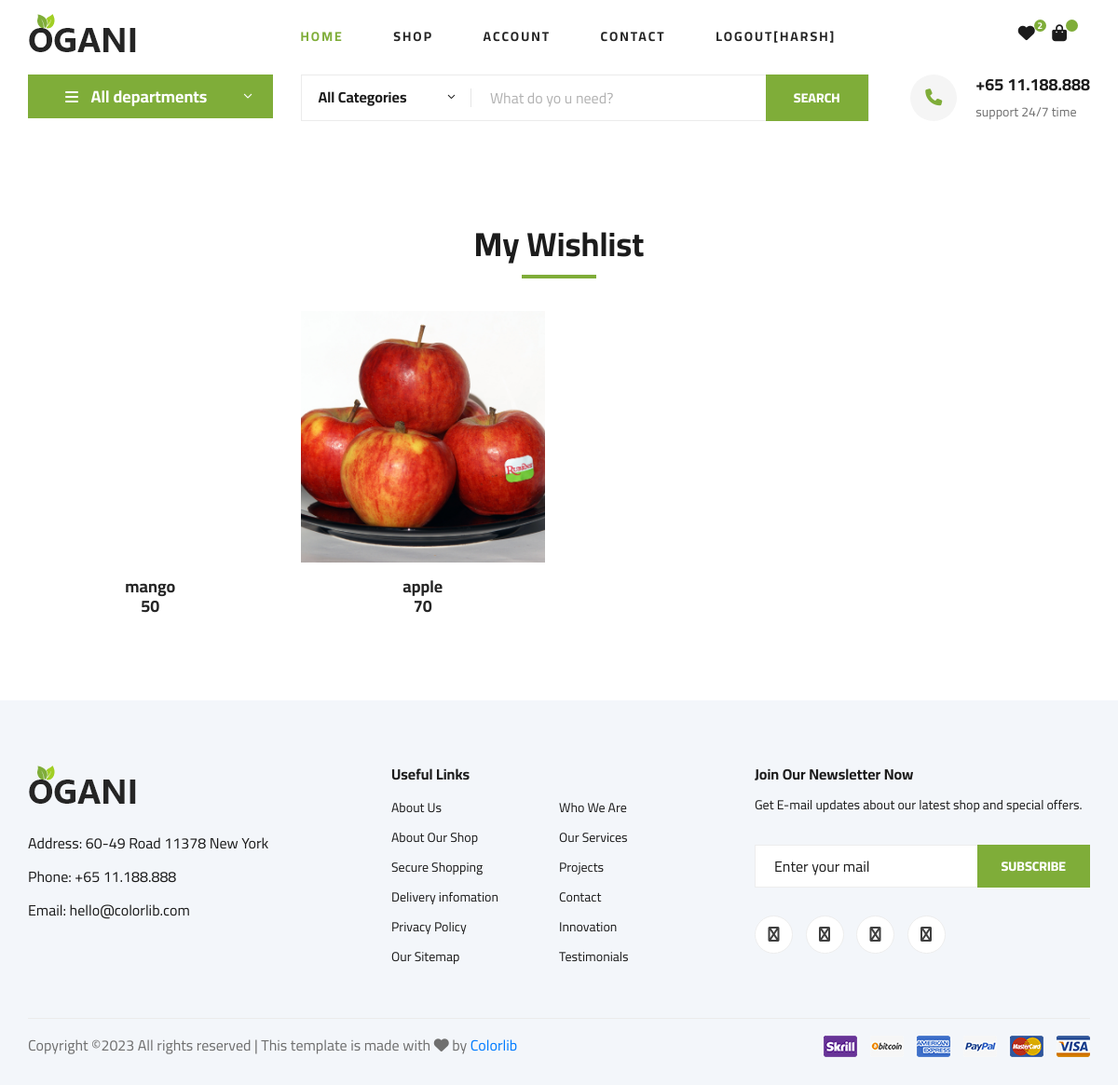
The page /wishlist/ (signed in) on the database its author committed.
### ecommerce/models.py (models this page shows, shortened)
class User(models.Model):
    fname=models.CharField(max_length=100)
    lname=models.CharField(max_length=100)
    email=models.EmailField()
    mobile=models.PositiveIntegerField()
    address=models.TextField()
    password=models.CharField(max_length=100)
    usertype=models.CharField(max_length=100,default="buyer")

class Wishlist(models.Model):
    user=models.ForeignKey(User,on_delete=models.CASCADE)
    product=models.ForeignKey(Product,on_delete=models.CASCADE)
    date=models.DateTimeField(default=timezone.now)

class Product(models.Model):
    seller=models.ForeignKey(User,on_delete=models.CASCADE)
    product_name=models.CharField(max_length=100)
    product_price=models.PositiveIntegerField()
    product_desc=models.TextField()
    product_image=models.ImageField(upload_to="product_image/")

### ecommerce/views.py (the view)
# urls.py: path('wishlist/',views.wishlist,name="wishlist"),
def wishlist(request):
	user=User.objects.get(email=request.session['email'])
	wishlists=Wishlist.objects.filter(user=user)
	request.session['wishlist_count']=len(wishlists)
	return render(request,'wishlist.html',{'wishlists':wishlists})

### ecommerce/templates/wishlist.html (shortened to what this page needs)
{% extends 'header.html' %}
{% load static %}
{% block content %}
<!DOCTYPE html>
<html lang="zxx">
<head>
</head>
<body>
    <section class="featured spad">
        <div class="container">
            <div class="row">
                <div class="col-lg-12">
                    <div class="section-title">
                        <h2>My Wishlist</h2>
                    </div>
                </div>
            </div>
            <div class="row featured__filter">
                {% for i in wishlists %}
                <div class="col-lg-3 col-md-4 col-sm-6 mix oranges fresh-meat">
                    <div class="featured__item">
                        <div class="featured__item__pic set-bg" data-setbg="{{i.product.product_image.url}}">
                        </div>
                        <div class="featured__item__text">
                            <h5>{{i.product.product_name}}</h5>
                            <h5>{{i.product.product_price}}</h5>
                        </div>
                    </div>
                </div>
                {% endfor %}
            </div>
        </div>
    </section>
</body>
</html>
{% endblock %}

### ecommerce/templates/header.html (shortened to what this page needs)
{% load static %}
<!DOCTYPE html>
<html lang="zxx">
<head>
    <link rel="stylesheet" href="{% static 'css/bootstrap.min.css' %}" type="text/css">
    <link rel="stylesheet" href="{% static 'css/font-awesome.min.css' %}" type="text/css">
    <link rel="stylesheet" href="{% static 'css/elegant-icons.css' %}" type="text/css">
    <link rel="stylesheet" href="{% static 'css/nice-select.css' %}" type="text/css">
    <link rel="stylesheet" href="{% static 'css/jquery-ui.min.css' %}" type="text/css">
    <link rel="stylesheet" href="{% static 'css/owl.carousel.min.css' %}" type="text/css">
    <link rel="stylesheet" href="{% static 'css/slicknav.min.css' %}" type="text/css">
    <link rel="stylesheet" href="{% static 'css/style.css' %}" type="text/css">
    <link rel="stylesheet" href="https://cdnjs.cloudflare.com/ajax/libs/font-awesome/6.4.2/css/all.min.css" />
</head>
<body>
    <header class="header">
        <div class="container">
            <div class="row">
                <div class="col-lg-3">
                    <div class="header__logo">
                        <a href="/"><img src="{% static 'img/logo.png' %}" alt=""></a>
                    </div>
                </div>
                <div class="col-lg-7">
                    <nav class="header__menu">
                        <ul>
                            <li class="active"><a href="/">Home</a></li>
                            <li><a href="{% url 'shop-grid' %}">Shop</a></li>
                            <li><a href="#">Account</a>
                            </li>
                            <li><a href="{% url 'contact' %}">Contact</a></li>
                            {% if request.session.email %}
                                <li><a href="{% url 'logout' %}">Logout[{{request.session.fname}}]</a></li>
                            {% else %}
                                <li><a href="{% url 'signup' %}">Signup</a></li>
                                <li><a href="{% url 'login' %}">Login</a></li>
                            {% endif %}
                        </ul>
                    </nav>
                </div>
                <div class="col-lg-2">
                    <div class="header__cart">
                        <ul>
                            {% if request.session.email %}
                                <li><a href="{% url 'wishlist' %}"><i class="fa fa-heart"></i> <span>{{request.session.wishlist_count}}</span></a></li>
                                <li><a href="{% url 'cart' %}"><i class="fa fa-shopping-bag"></i> <span>{{request.session.cart_count}}</span></a></li>
                            {% endif %}
                        </ul>
                    </div>
                </div>
            </div>
        </div>
    </header>
    <section class="hero hero-normal">
        <div class="container">
            <div class="row">
                <div class="col-lg-3">
                    <div class="hero__categories">
                        <div class="hero__categories__all">
                            <i class="fa fa-bars"></i>
                            <span>All departments</span>
                        </div>
                    </div>
                </div>
                <div class="col-lg-9">
                    <div class="hero__search">
                        <div class="hero__search__form">
                            <form action="#">
                                <div class="hero__search__categories">
                                    All Categories
                                    <span class="arrow_carrot-down"></span>
                                </div>
                                <input type="text" placeholder="What do yo u need?">
                                <button type="submit" class="site-btn">SEARCH</button>
                            </form>
                        </div>
                        <div class="hero__search__phone">
                            <div class="hero__search__phone__icon">
                                <i class="fa fa-phone"></i>
                            </div>
                            <div class="hero__search__phone__text">
                                <h5>+65 11.188.888</h5>
                                <span>support 24/7 time</span>
                            </div>
                        </div>
                    </div>
                </div>
            </div>
        </div>
    </section>
    {% block content %}
    {% endblock %}
    <footer class="footer spad">
        <div class="container">
            <div class="row">
                <div class="col-lg-3 col-md-6 col-sm-6">
                    <div class="footer__about">
                        <div class="footer__about__logo">
                            <a href="./index.html"><img src="{% static 'img/logo.png' %}" alt=""></a>
                        </div>
                        <ul>
                            <li>Address: 60-49 Road 11378 New York</li>
                            <li>Phone: +65 11.188.888</li>
                            <li>Email: hello@colorlib.com</li>
                        </ul>
                    </div>
                </div>
                <div class="col-lg-4 col-md-6 col-sm-6 offset-lg-1">
                    <div class="footer__widget">
                        <h6>Useful Links</h6>
                        <ul>
                            <li><a href="#">About Us</a></li>
                            <li><a href="#">About Our Shop</a></li>
                            <li><a href="#">Secure Shopping</a></li>
                            <li><a href="#">Delivery infomation</a></li>
                            <li><a href="#">Privacy Policy</a></li>
                            <li><a href="#">Our Sitemap</a></li>
                        </ul>
                        <ul>
                            <li><a href="#">Who We Are</a></li>
                            <li><a href="#">Our Services</a></li>
                            <li><a href="#">Projects</a></li>
                            <li><a href="#">Contact</a></li>
                            <li><a href="#">Innovation</a></li>
                            <li><a href="#">Testimonials</a></li>
                        </ul>
                    </div>
                </div>
                <div class="col-lg-4 col-md-12">
                    <div class="footer__widget">
                        <h6>Join Our Newsletter Now</h6>
                        <p>Get E-mail updates about our latest shop and special offers.</p>
                        <form action="#">
                            <input type="text" placeholder="Enter your mail">
                            <button type="submit" class="site-btn">Subscribe</button>
                        </form>
                        <div class="footer__widget__social">
                            <a href="#"><i class="fa fa-facebook"></i></a>
                            <a href="#"><i class="fa fa-instagram"></i></a>
                            <a href="#"><i class="fa fa-twitter"></i></a>
                            <a href="#"><i class="fa fa-pinterest"></i></a>
                        </div>
                    </div>
                </div>
            </div>
            <div class="row">
                <div class="col-lg-12">
                    <div class="footer__copyright">
                        <div class="footer__copyright__text"><p>
  Copyright &copy;<script>document.write(new Date().getFullYear());</script> All rights reserved | This template is made with <i class="fa fa-heart" aria-hidden="true"></i> by <a href="https://colorlib.com" target="_blank">Colorlib</a>
  </p></div>
                        <div class="footer__copyright__payment"><img src="{% static 'img/payment-item.png' %}" alt=""></div>
                    </div>
                </div>
            </div>
        </div>
    </footer>
</body>
</html>

### rows shown on the page
User: session.fname "HARSH"
Wishlist: product.product_name "mango", product.product_price "50"
Wishlist: shows a picture, product.product_name "apple", product.product_price "70"

### other values the page prints
{{ request.session.wishlist_count }} "2"
